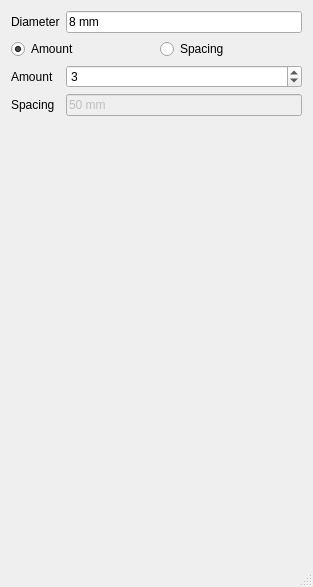
<?xml version="1.0" encoding="UTF-8"?>
<ui version="4.0">
 <class>ParallelDistributionRebars</class>
 <widget class="QDialog" name="ParallelDistributionRebars">
  <property name="geometry">
   <rect>
    <x>0</x>
    <y>0</y>
    <width>313</width>
    <height>587</height>
   </rect>
  </property>
  <property name="windowTitle">
   <string>Dialog</string>
  </property>
  <property name="windowOpacity">
   <double>1.000000000000000</double>
  </property>
  <property name="sizeGripEnabled">
   <bool>true</bool>
  </property>
  <property name="modal">
   <bool>false</bool>
  </property>
  <layout class="QGridLayout" name="gridLayout">
   <item row="3" column="0">
    <layout class="QFormLayout" name="formLayout">
     <property name="fieldGrowthPolicy">
      <enum>QFormLayout::AllNonFixedFieldsGrow</enum>
     </property>
     <item row="0" column="0">
      <widget class="QLabel" name="parallel_distribution_diameterLabel">
       <property name="text">
        <string>Diameter</string>
       </property>
      </widget>
     </item>
     <item row="0" column="1">
      <widget class="Gui::InputField" name="parallel_distribution_diameter">
       <property name="text">
        <string>8 mm</string>
       </property>
       <property name="unit" stdset="0">
        <string notr="true"/>
       </property>
      </widget>
     </item>
     <item row="1" column="0" colspan="2">
      <layout class="QHBoxLayout" name="horizontalLayout">
       <item>
        <widget class="Gui::PrefRadioButton" name="parallel_distributionAmountRadio">
         <property name="text">
          <string>Amount</string>
         </property>
         <property name="checked">
          <bool>true</bool>
         </property>
        </widget>
       </item>
       <item>
        <widget class="Gui::PrefRadioButton" name="parallel_distributionSpacingRadio">
         <property name="text">
          <string>Spacing</string>
         </property>
        </widget>
       </item>
      </layout>
     </item>
     <item row="2" column="0">
      <widget class="QLabel" name="parallel_distribution_amountLabel">
       <property name="text">
        <string>Amount</string>
       </property>
      </widget>
     </item>
     <item row="2" column="1">
      <widget class="Gui::PrefSpinBox" name="parallel_distribution_amount">
       <property name="value">
        <number>3</number>
       </property>
      </widget>
     </item>
     <item row="3" column="0">
      <widget class="QLabel" name="parallel_distribution_spacingLabel">
       <property name="text">
        <string>Spacing</string>
       </property>
      </widget>
     </item>
     <item row="3" column="1">
      <widget class="Gui::InputField" name="parallel_distribution_spacing">
       <property name="enabled">
        <bool>false</bool>
       </property>
       <property name="text">
        <string>50 mm</string>
       </property>
       <property name="unit" stdset="0">
        <string notr="true"/>
       </property>
      </widget>
     </item>
    </layout>
   </item>
  </layout>
 </widget>
 <customwidgets>
  <customwidget>
   <class>Gui::PrefRadioButton</class>
   <extends>QRadioButton</extends>
   <header>Gui/PrefWidgets.h</header>
  </customwidget>
  <customwidget>
   <class>Gui::InputField</class>
   <extends>QLineEdit</extends>
   <header>Gui/InputField.h</header>
  </customwidget>
  <customwidget>
   <class>Gui::PrefSpinBox</class>
   <extends>QSpinBox</extends>
   <header>Gui/PrefWidgets.h</header>
  </customwidget>
 </customwidgets>
 <tabstops>
  <tabstop>parallel_distribution_diameter</tabstop>
  <tabstop>parallel_distributionAmountRadio</tabstop>
  <tabstop>parallel_distributionSpacingRadio</tabstop>
  <tabstop>parallel_distribution_amount</tabstop>
  <tabstop>parallel_distribution_spacing</tabstop>
 </tabstops>
 <resources/>
 <connections/>
</ui>
